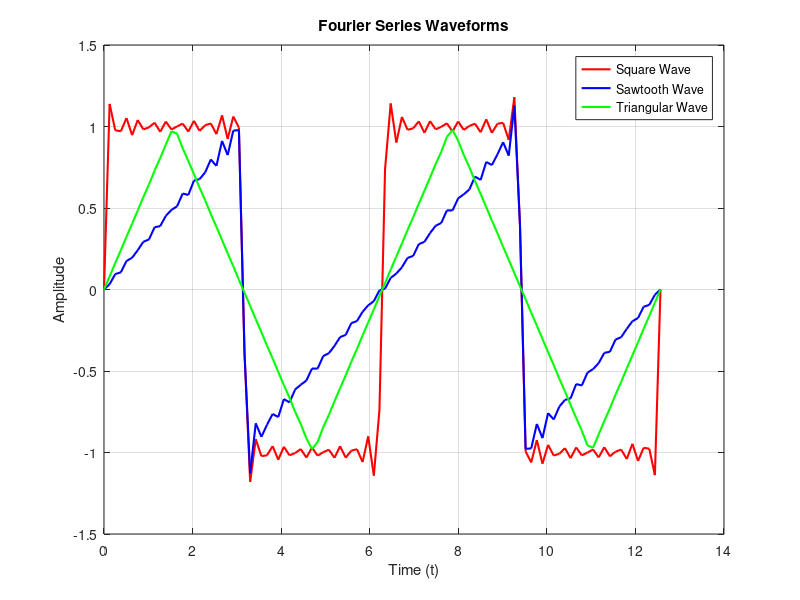

Source code (MATLAB):

clc;
clear all;
close all;

T = 2*pi;
W = (2*pi)/T;
N = 20;

% Square wave
t = linspace(0,4*pi,100);
sq_wave = zeros(1,length(t));

for n = 1:2:N
    sq_wave = sq_wave + (4/(n*pi))*sin(n*W*t);
end

% Sawtooth wave
saw_wave = zeros(1,length(t));

for n = 1:N
    saw_wave = saw_wave + (2/(n*pi))*(-1)^(n+1)*sin(n*W*t);
end

% Triangular wave
tri_wave = zeros(1,length(t));

for n = 1:2:N
    tri_wave = tri_wave + (8/(n^2*pi^2))*(-1)^((n-1)/2)*sin(n*W*t);
end

% Plot all waveforms
figure;
plot(t,sq_wave,'r','LineWidth',1.5);
hold on;
plot(t,saw_wave,'b','LineWidth',1.5);
plot(t,tri_wave,'g','LineWidth',1.5);

grid on;
xlabel('Time (t)');
ylabel('Amplitude');
title('Fourier Series Waveforms');
legend('Square Wave','Sawtooth Wave','Triangular Wave');
hold off;
